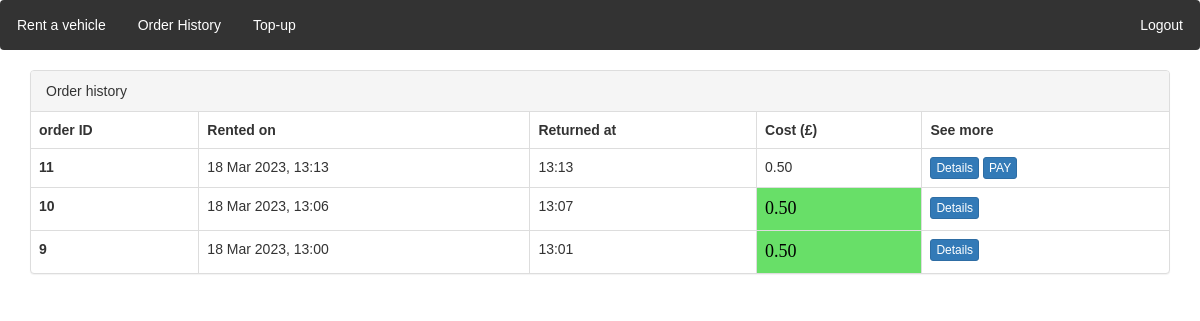
The app's page /order_history/ (signed in) with its own data.
### locations/models.py (models this page shows)
class Order(models.Model):
    customer = models.ForeignKey(CustomUser, on_delete=models.CASCADE)
    vehicle = models.ForeignKey(Vehicle, on_delete=models.CASCADE)
    initial_time = models.DateTimeField(auto_now_add=True)
    cost = models.DecimalField(max_digits=6, decimal_places=2, null = True, default=None)
    final_time = models.DateTimeField(null = True)
    initial_location = models.ForeignKey(Location, on_delete=models.CASCADE, null=False, related_name='start')
    final_location = models.ForeignKey(Location, on_delete=models.CASCADE, null=True, related_name='end')
    is_paid = models.BooleanField(default=False)

### locations/views.py (the view)
# urls.py: path('order_history/', views.order_history,name='order_history'),
def order_history(request):
    if request.user is None or not request.user.is_authenticated:
        return redirect("/accounts/login")
    username = request.user.username
    logged_customer = CustomUser.objects.get(user=User.objects.get(username=username))
    queryset = models.Order.objects.filter(customer=logged_customer).order_by('id').reverse()
    return render(request, 'locations/order_history.html', {'queryset': queryset})

### locations/context_processors.py (called while the page is built)
def message_processor(request):
    if not request.user.username:
         return {
        'unreturned' : None
    }
    username = request.user.username
    logged_user  = CustomUser.objects.get(user = User.objects.get(username = username))
    unreturned_order = Order.objects.filter(customer = logged_user, final_time = None).first()
    return {
        'unreturned' : unreturned_order
    }

### templates/locations/order_history.html (shortened to what this page needs)
{% extends "locations/base.html" %}
{% load static %}
{% block extrahead %}
<link rel="stylesheet" type="text/css" href="{% static 'css/order.css' %}">
{% endblock %}
{% block content %}
  <div class="container">
    <div class="panel panel-default">
      <div class="panel-heading"> Order history</div>
      <table class="table table-bordered">
        <thead>
          <tr>
            <th>order ID</th>
            <th> Rented on</th>
            <th> Returned at</th>
            <th> Cost (£) </th>
            <th> See more</th>
          </tr>
        </thead>
        <tbody>
        {% for obj in queryset %}
          <tr>
            <th>{{obj.id}}</th>
            <td>{{ obj.initial_time|date:"d M Y, H:i" }}</td>
            <td>{{ obj.final_time|date:"H:i" }}</td>
            {% if obj.is_paid %}
            <td class="cost"> {{ obj.cost}} </td>
            {% else %}
            <td> {{ obj.cost}} </td>
            {% endif %}
            <td>
              <a class="btn btn-primary btn-xs" href="/order_history/{{obj.id}}/details/"> Details</a>
              {% if obj.is_paid %}
              {% else %}
              <a class="btn btn-primary btn-xs" href="/order_history/{{obj.id}}/payment/"> PAY </a>
              {% endif %}
            </td>
          </tr>
        {% endfor %}
        </tbody>
      </table>
    </div>
  </div>
{% endblock %}

### static/css/navbar.css (style rules this page uses)
* { margin: 0; padding: 0; box-sizing: border-box; }
body { font-family: Arial, sans-serif; }

### static/css/order.css (style rules this page uses)
.cost { color: black; background-color: rgb(104, 223, 104); font-size: 18px; font-family: 'Brush Script MT'; }

### records on screen
Order: id "11", initial_time "18 Mar 2023, 13:13", final_time "13:13", cost "0.50"
Order: id "10", initial_time "18 Mar 2023, 13:06", final_time "13:07", cost "0.50"
Order: id "9", initial_time "18 Mar 2023, 13:00", final_time "13:01", cost "0.50"
